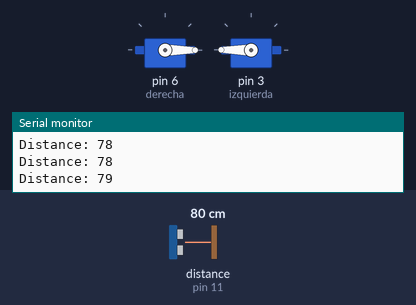
Recording of a sketch running on a simulated Arduino Uno, built with avr-gcc and run on an emulated ATmega328P. On the bench: 2 × servo, the last lines printed to the serial monitor. Wiring (inferred from the names in the program): ultrasonic range finder: trigger pin 10; echo pin 11. Inputs (shaded band) come from the test bench; at power-on: distance to the obstacle (sensor on pin 11) 80 cm. The echo pulse lasts 58.3 µs per cm.

Above: at 1.3 s.
1.4 s: distance to the obstacle (sensor on pin 11) set to 18 cm
3.0 s: distance to the obstacle (sensor on pin 11) set to 13 cm
At 3.82 s:
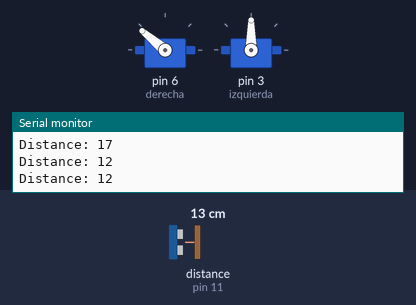
6.1 s: distance to the obstacle (sensor on pin 11) set to 35 cm
8.0 s: distance to the obstacle (sensor on pin 11) set to 2 cm
At 8.5 s:
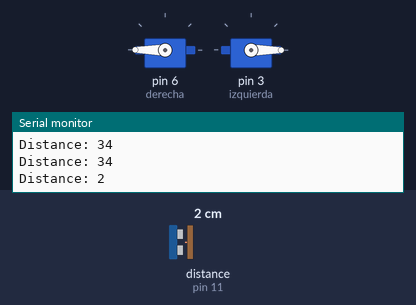
Timing chart, 0 to 12.1 s (numbered marks = the images above; inputs shaded):
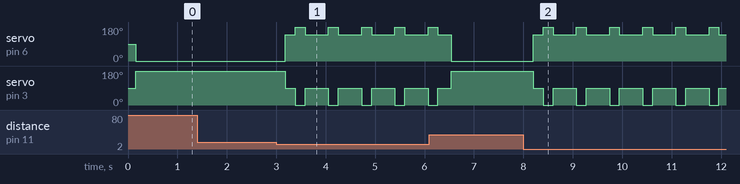

Measured:
- the behaviour switches between 16 and 15 cm on distance to the obstacle (sensor on pin 11) (found by bisection; images 0 and 1)
- after the input at 3.0 s, servo on pin 6 (derecha): 0° → 140° after 0.18 s, then repeats every 0.67 s: 180° 0.20 s, 140° 0.47 s; servo on pin 3 (izquierda): 180° → 90° after 0.18 s, then repeats every 0.67 s: 0° 0.20 s, 90° 0.47 s
- after the input at 8.0 s, servo on pin 6 (derecha): 0° → 140° after 0.20 s, then repeats every 0.67 s: 180° 0.20 s, 140° 0.47 s; servo on pin 3 (izquierda): 180° → 90° after 0.20 s, then repeats every 0.67 s: 0° 0.20 s, 90° 0.47 s

The sketch:

servo_ultrasonico.ino
```cpp
 #include <Servo.h>

Servo derecha;
Servo izquierda;
int trigPin = 10;
int echoPin = 11;

long duration;
int distance;

void setup() {
  derecha.attach(6);
  izquierda.attach(3);
  pinMode(trigPin, OUTPUT);
  pinMode(echoPin, INPUT);
  Serial.begin(9600);
}

void loop() {

  // Clears the trigPin
digitalWrite(trigPin, LOW);
delayMicroseconds(2);
// Sets the trigPin on HIGH state for 10 micro seconds
digitalWrite(trigPin, HIGH);
delayMicroseconds(10);
digitalWrite(trigPin, LOW);
// Reads the echoPin, returns the sound wave travel time in microseconds
duration = pulseIn(echoPin, HIGH);
// Calculating the distance
distance= duration*0.034/2;
// Prints the distance on the Serial Monitor
Serial.print("Distance: ");
Serial.println(distance);

delay(150);

if (distance < 15){
    derecha.write(140);
    izquierda.write(90);
   delay(200);
   derecha.write(180);
    izquierda.write(0);
    delay(200);
    derecha.write(140);
    izquierda.write(90);
    delay(120);
  }
  if(distance > 30){
    derecha.write(0);
    izquierda.write(180);
    delay(400);
  }


}
```
